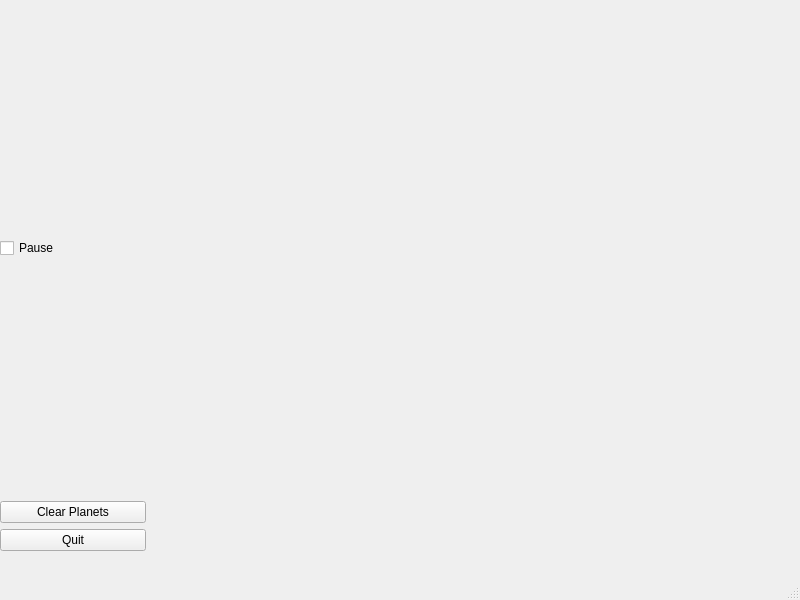
<?xml version="1.0" encoding="UTF-8"?>
<ui version="4.0">
 <class>MainWindow</class>
 <widget class="QMainWindow" name="MainWindow">
  <property name="geometry">
   <rect>
    <x>0</x>
    <y>0</y>
    <width>800</width>
    <height>600</height>
   </rect>
  </property>
  <property name="sizePolicy">
   <sizepolicy hsizetype="Preferred" vsizetype="Preferred">
    <horstretch>0</horstretch>
    <verstretch>0</verstretch>
   </sizepolicy>
  </property>
  <property name="windowTitle">
   <string>MainWindow</string>
  </property>
  <widget class="QWidget" name="centralwidget">
   <property name="sizePolicy">
    <sizepolicy hsizetype="Preferred" vsizetype="Preferred">
     <horstretch>0</horstretch>
     <verstretch>0</verstretch>
    </sizepolicy>
   </property>
   <property name="maximumSize">
    <size>
     <width>800</width>
     <height>557</height>
    </size>
   </property>
   <widget class="QWidget" name="verticalLayoutWidget">
    <property name="geometry">
     <rect>
      <x>0</x>
      <y>0</y>
      <width>146</width>
      <height>551</height>
     </rect>
    </property>
    <layout class="QVBoxLayout" name="verticalLayout">
     <property name="sizeConstraint">
      <enum>QLayout::SetMaximumSize</enum>
     </property>
     <item>
      <spacer name="verticalSpacer">
       <property name="orientation">
        <enum>Qt::Vertical</enum>
       </property>
       <property name="sizeHint" stdset="0">
        <size>
         <width>20</width>
         <height>40</height>
        </size>
       </property>
      </spacer>
     </item>
     <item>
      <widget class="QCheckBox" name="PauseCheckBox">
       <property name="text">
        <string>Pause</string>
       </property>
      </widget>
     </item>
     <item>
      <spacer name="verticalSpacer_2">
       <property name="orientation">
        <enum>Qt::Vertical</enum>
       </property>
       <property name="sizeHint" stdset="0">
        <size>
         <width>20</width>
         <height>40</height>
        </size>
       </property>
      </spacer>
     </item>
     <item>
      <widget class="QPushButton" name="pushButton">
       <property name="text">
        <string>Clear Planets</string>
       </property>
      </widget>
     </item>
     <item>
      <widget class="QPushButton" name="Quit_Button">
       <property name="text">
        <string>Quit</string>
       </property>
      </widget>
     </item>
    </layout>
   </widget>
   <widget class="GLWidget" name="widget" native="true">
    <property name="geometry">
     <rect>
      <x>160</x>
      <y>10</y>
      <width>631</width>
      <height>531</height>
     </rect>
    </property>
    <property name="sizePolicy">
     <sizepolicy hsizetype="Preferred" vsizetype="Preferred">
      <horstretch>0</horstretch>
      <verstretch>0</verstretch>
     </sizepolicy>
    </property>
   </widget>
  </widget>
  <widget class="QMenuBar" name="menubar">
   <property name="geometry">
    <rect>
     <x>0</x>
     <y>0</y>
     <width>800</width>
     <height>22</height>
    </rect>
   </property>
  </widget>
  <widget class="QStatusBar" name="statusbar"/>
 </widget>
 <customwidgets>
  <customwidget>
   <class>GLWidget</class>
   <extends>QWidget</extends>
   <header location="global">glwidget.h</header>
   <container>1</container>
  </customwidget>
 </customwidgets>
 <resources/>
 <connections/>
</ui>
